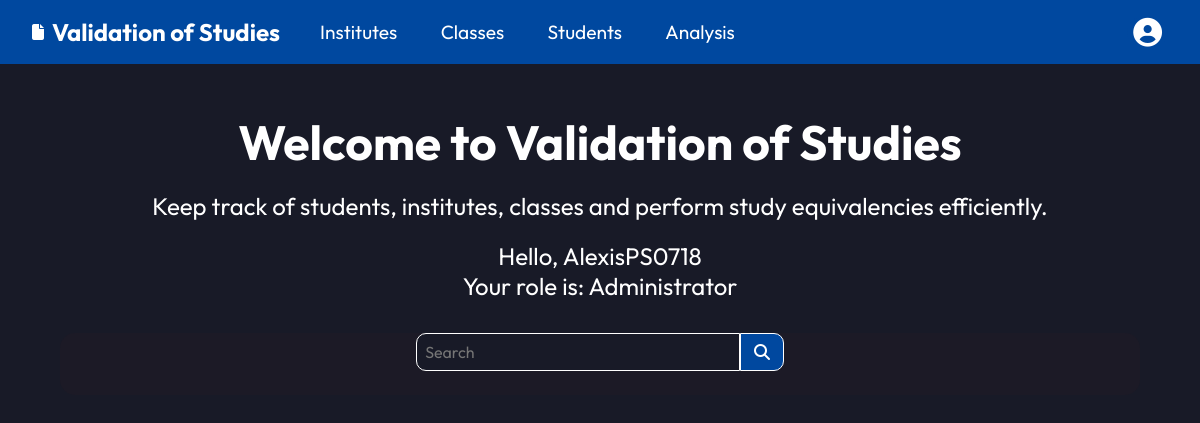
Before: /welcome/ (signed in) with the older database file.
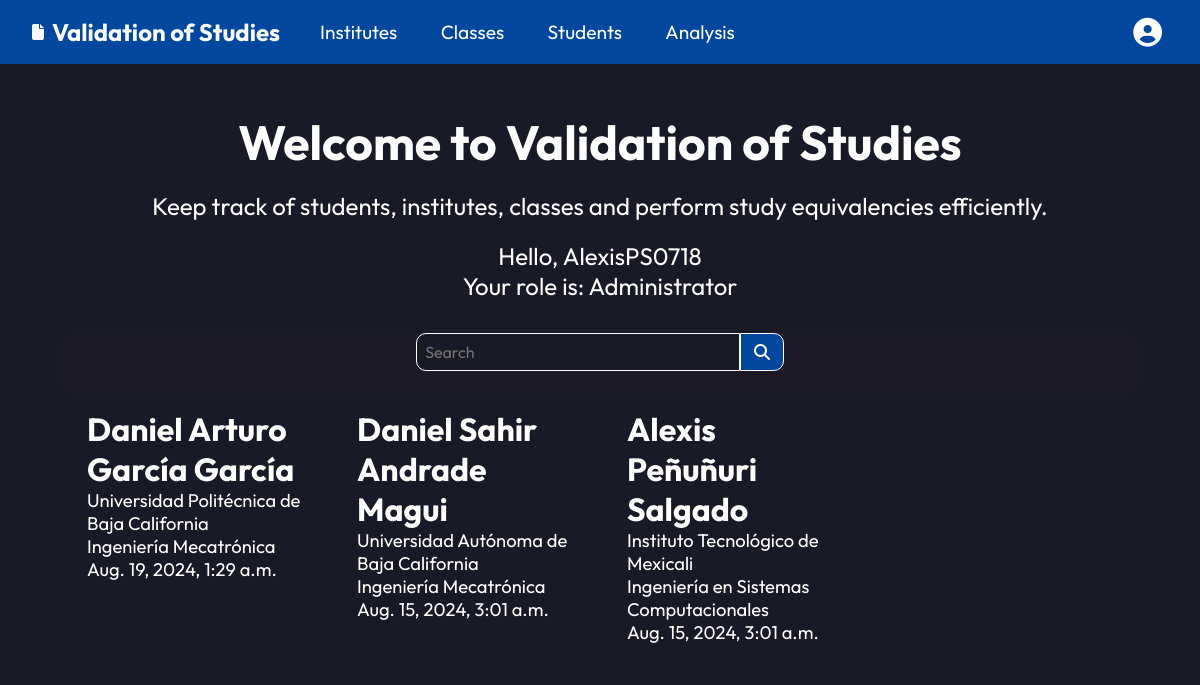
After: the same page with the newer database file.
### accounts/models.py (models this page shows)
class CustomUser(AbstractUser):
  role = models.ForeignKey(
    Role,
    on_delete=models.CASCADE,
    blank=True, null=True
  )

class Role(models.Model):
  name = models.CharField(max_length=128)
  description = models.CharField(max_length=256)
  def __str__(self):
    return self.name

### students/models.py (models this page shows, shortened)
class Student(models.Model):
  institute = models.ForeignKey(
    Institute,
    on_delete=models.CASCADE,
    blank=True, null=True
  )
  career = models.ForeignKey(
    Career,
    on_delete=models.CASCADE,
    blank=True, null=True
  )
  first_name = models.CharField(max_length=128)
  paternal_surname = models.CharField(max_length=128)
  maternal_surname = models.CharField(max_length=128)
  street_and_number = models.CharField(max_length=256)
  neighborhood = models.CharField(max_length=256)
  zip_code = models.IntegerField()
  municipality = models.CharField(max_length=128)
  city = models.CharField(max_length=128)
  state = models.CharField(max_length=128)
  phone_number = models.IntegerField()
  nationality = models.CharField(max_length=128)
  sex = models.CharField(max_length=1)
  level = models.CharField(max_length=128)
  area = models.CharField(max_length=128)
  created_at = models.DateTimeField(auto_now_add=True)

### institutes/models.py (models this page shows, shortened)
class Institute(models.Model):
  name = models.CharField(max_length=128)
  republic_state = models.CharField(max_length=128)
  def __str__(self):
    return self.name

class Career(models.Model):
  institute = models.ForeignKey(
    Institute,
    on_delete=models.CASCADE,
    blank=True, null=True
  )
  name = models.CharField(max_length=128)
  is_engineering = models.BooleanField(default=0)
  def __str__(self):
    return self.name

### pages/views.py (the view)
# urls.py: path("welcome/", views.WelcomePageView.as_view(), name="index"),
class WelcomePageView(LoginRequiredMixin, UserPassesTestMixin, TemplateView):
  template_name = "pages/index.html"
  def test_func(self):
    user_role = self.request.user.role
    return user_role.name == "Administrator"
  def get_context_data(self, **kwargs):
    context = super().get_context_data(**kwargs)
    context["student_list"] = (
      Student.objects
      .order_by("-created_at")
    )
    return context

### templates/pages/index.html (shortened to what this page needs)
{% extends 'base.html' %}
{% load static %}
{% block content %}
<div class="welcome-user">
  <h2>Welcome to <br class="welcome-space"> Validation of Studies</h2>
  <p>Keep track of students, institutes, classes and perform study equivalencies efficiently.</p>
  <br>
  <p>Hello, {{ user.username }}</p>
  <p>Your role is: {{ user.role }}</p>
</div>
<form action="" class="search-container">
  <input type="search" name="" id="" placeholder="Search">
  <button type="submit"><i class="fa-solid fa-magnifying-glass"></i></button>
</form>
<div class="cards-container">
  {% for student in student_list %}
  <a href="{% url 'request' student.id %}" class="student-card">
    <h3>{{ student.first_name }} {{ student.paternal_surname }} {{ student.maternal_surname }}</h3>
    <p>{{ student.institute }}</p>
    <p>{{ student.career }}</p>
    <p>{{ student.created_at }}</p>
  </a>
  {% endfor %}
</div>
{% endblock content %}

### templates/base.html (shortened to what this page needs)
{% load static %}
<!DOCTYPE html>
<html lang="en">
<head>
  <link rel="stylesheet" href="{% static 'css/base.css' %}">
  <link rel="stylesheet" href="{% static 'css/header.css' %}">
  <link rel="stylesheet" href="{% static 'css/index.css' %}">
  <link rel="stylesheet" href="{% static 'css/institutes.css' %}">
  <link rel="stylesheet" href="{% static 'css/registration.css' %}">
  <link rel="stylesheet" href="https://cdnjs.cloudflare.com/ajax/libs/font-awesome/6.6.0/css/all.min.css"
 />
</head>
<body>
  <header class="base-header">
    <nav>
      <div class="nav-link">
        <a href="{% url 'index' %}">
          <i class="fa-solid fa-file title-icon"></i>
          <h1 class="nav-title">Validation of Studies</h1>
        </a>
      </div>
      <div class="links">
        <a href="{% url 'institutes' %}">Institutes</a>
        <a href="{% url 'classes' %}">Classes</a>
        <a href="{% url 'students' %}">Students</a>
        <a href="{% url 'analysis' %}">Analysis</a>
      </div>
    </nav>
    <form method="POST" action="{% url 'logout' %}" class="user-icon">
      <button type="submit"><i class="fa-solid fa-circle-user"></i></button>
    </form>
  </header>
  <main class="container">{% block content %}{% endblock content %}</main>
</body>
</html>

### static/css/base.css (style rules this page uses)
:root { --primary-color: #00489F; --primary-color-hover: #0B4FA1; --primary-color-2: #3D86E6; --secondary-color: #27AAE1; --secondary-color-2: #E94023; --special-element: #E5D100; --light-color: #FFFFFF; --dark-color: #1C1A26; --gray-color: #8F8E94; --background-color: #181A27; --background-color-hover: #1D1F2C; --surface-color: #1C1A26; --outfit-font: "Outfit", sans-serif; }
* { margin: 0; border: 0; font-family: var(--outfit-font); }
html { background-color: var(--background-color); font-size: 16px; scroll-behavior: smooth; }
body { display: flex; flex-direction: column; min-height: 100vh; }
html, body { max-width: 100vw; overflow-x: hidden; }
main { flex: 1; }
h1 { font-size: 2.5rem; }
h2 { font-size: 2.25rem; }
h3 { font-size: 2rem; }
h1, h2, h3, h4 { font-weight: bold; color: var(--light-color); }
p { font-size: 1.15rem; color: var(--light-color); }
a { text-decoration: none; }
input { color-scheme: dark; }
form { display: flex; background-color: var(--surface-color); border: 1px solid var(--light-color); border-radius: 15px; }
form input, form select { background-color: var(--surface-color); font-size: 1rem; color: var(--light-color); border: 1px solid var(--light-color); border-radius: 10px; margin-bottom: 1.5rem; padding: 0.5rem; width: 20rem; }
.container { width: 90%; margin-left: auto; margin-right: auto; }

### static/css/header.css (style rules this page uses)
nav { display: flex; align-items: center; }
nav a { font-size: 1.2rem; color: var(--light-color); margin-right: 2.5rem; }
.nav-link { display: flex; align-items: center; margin-left: 2rem; }
.nav-link a { display: flex; align-items: center; }
.nav-title { display: inline-block; font-size: 1.5rem; margin-left: 0.5rem; min-width: max-content; }
.title-icon { display: inline; color: var(--light-color); font-size: 1rem; }
.base-header { display: flex; align-items: center; justify-content: space-between; background-color: var(--primary-color); padding: 1rem 0; height: 4vh; }
.user-icon { background-color: var(--primary-color); text-align: right; margin-right: 2rem; border: 0; }
.user-icon i { font-size: 1.8rem; color: var(--light-color); }
.user-icon button { background-color: var(--primary-color); text-align: center; border-radius: 20px; }

### static/css/index.css (style rules this page uses)
.welcome-user { text-align: center; margin-top: 3rem; }
.welcome-user h2 { font-size: 3rem; margin-bottom: 1.2rem; }
.welcome-user p { font-size: 1.5rem; }
.search-container { display: flex; justify-content: center; align-items: flex-start; margin-top: 2rem; border: 0; }
.search-container input { background-color: var(--background-color); border-radius: 10px 0 0 10px; margin-bottom: 1.5rem; padding: 0.5rem; width: 30%; }
.search-container input, .search-container button { font-size: 1rem; color: var(--light-color); border: 1px solid var(--light-color); }
.search-container button { background-color: var(--primary-color); border-radius: 0 10px 10px 0; padding: 0.5rem 0.8rem 0.5rem 0.8rem; }
.cards-container { display: grid; grid-template-columns: repeat(4, 1fr); row-gap: 1.2rem; justify-items: center; }
.student-card { display: block; border: 1px solid var(--background-color); padding: 0.8rem; width: 18vw; }

Changed rows visible on the page:
added Student: first_name "Daniel Arturo", paternal_surname "García", maternal_surname "García", institute "Universidad Politécnica de Baja California", career "Ingeniería Mecatrónica", created_at "Aug. 19, 2024, 1:29 a.m."
added Student: first_name "Daniel Sahir", paternal_surname "Andrade", maternal_surname "Magui", institute "Universidad Autónoma de Baja California", career "Ingeniería Mecatrónica", created_at "Aug. 15, 2024, 3:01 a.m."
added Student: first_name "Alexis", paternal_surname "Peñuñuri", maternal_surname "Salgado", institute "Instituto Tecnológico de Mexicali", career "Ingeniería en Sistemas Computacionales", created_at "Aug. 15, 2024, 3:01 a.m."
